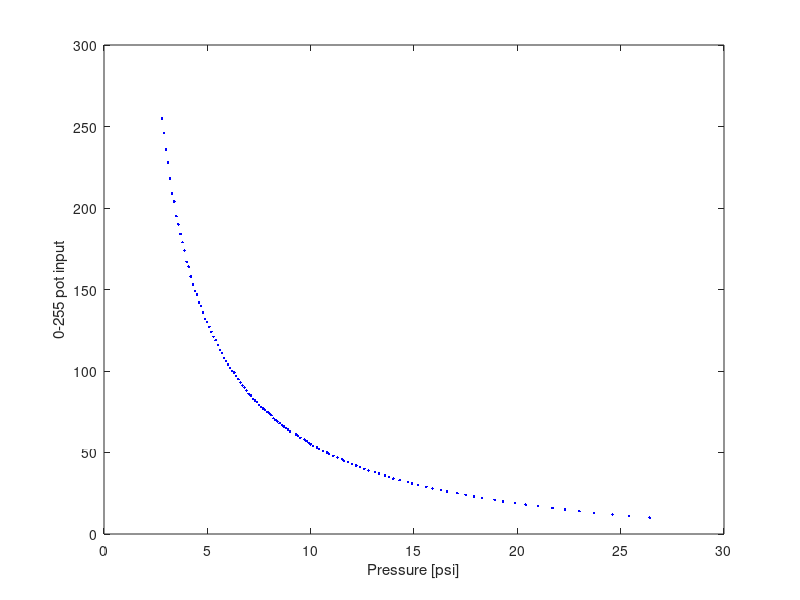

This chart was generated by the following MATLAB code:
digpotdata = [
    %255 2.0;
    255 2.8;
    246 2.9;
    236 3.0;
    228 3.1;
    218 3.2;
    209 3.3;
    204 3.4;
    195 3.5;
    190 3.6;
    184 3.7;
    179 3.8;
    174 3.9;
    167 4.0;
    164 4.1;
    158 4.2;
    153 4.3;
    149 4.4;
    147 4.5;
    142 4.6;
    140 4.7;
    136 4.8;
    132 4.9;
    130 5.0;
    127 5.1;
    124 5.2;
    121 5.3;
    119 5.4;
    116 5.5;
    113 5.6;
    111 5.7;
    108 5.8;
    106 5.9;
    104 6.0;
    102 6.1;
    100 6.2;
    99 6.3;
    97 6.4;
    95 6.5;
    93 6.6;
    91 6.7;
    90 6.8;
    88 6.9;
    86 7.0;
    85 7.1;
    83 7.2;
    82 7.3;
    81 7.4;
    79 7.5;
    78 7.6;
    77 7.7;
    76 7.8;
    75 7.9;
    74 8.0;
    73 8.1;
    71 8.2;
    70 8.3;
    69 8.4;
    68 8.5;
    67 8.6;
    66 8.7;
    65 8.8;
    64 8.9;
    63 9.0;
    61 9.3;
    60 9.4;
    59 9.5;
    58 9.7;
    57 9.8;
    56 9.9;
    55 10.0;
    54 10.1;
    53 10.3;
    52 10.4;
    51 10.6;
    50 10.8;
    49 10.9;
    48 11.1;
    47 11.3;
    46 11.5;
    45 11.6;
    44 11.8;
    43 12.0;
    42 12.2;
    41 12.4;
    40 12.6;
    39 12.8;
    38 13.1;
    37 13.3;
    36 13.6;
    35 13.8;
    34 14.0;
    33 14.3;
    32 14.7;
    31 14.9;
    30 15.2;
    29 15.6;
    28 15.9;
    27 16.3;
    26 16.6;
    25 17.1;
    24 17.5;
    23 17.9;
    22 18.3;
    21 18.9;
    20 19.3;
    19 19.9;
    18 20.4;
    17 21.0;
    16 21.7;
    15 22.3;
    14 23.0;
    13 23.7;
    12 24.6;
    11 25.4;
    10 26.4;
    %9 27.3;
    %8 27.6; %wrong 
];


bits = digpotdata(:,1);
psi = digpotdata(:,2);

plot(psi, bits, '.', 'Color','b')
ylabel('0-255 pot input') 
xlabel('Pressure [psi]') 

